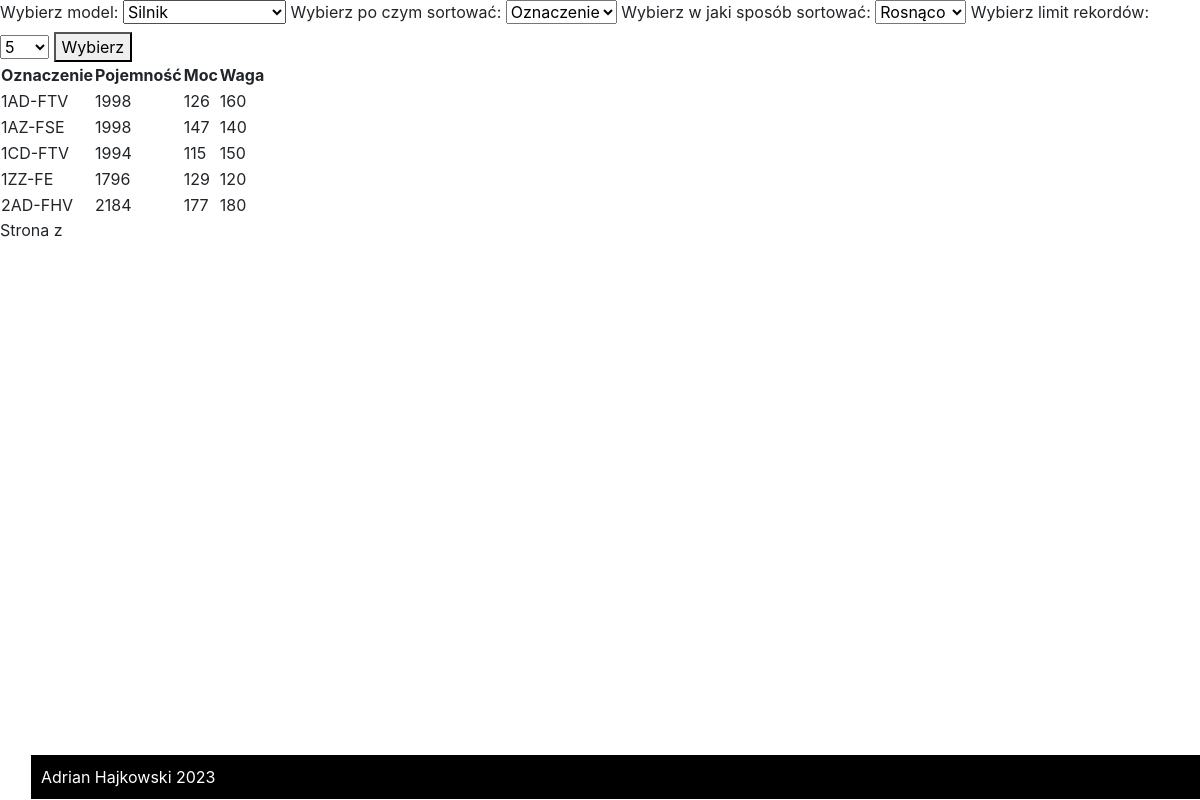
/show_data/, run on the app's committed database.
### myapp/models.py (models this page shows, shortened)
class Silnik(models.Model):
    oznaczenie = models.CharField(max_length=50, validators=[validate_not_empty])
    pojemnosc = models.IntegerField(validators=[validate_not_empty, validate_greater_than_zero])
    moc = models.IntegerField(validators=[validate_not_empty, validate_greater_than_zero])
    waga = models.IntegerField(validators=[validate_not_empty, validate_greater_than_zero])
    objects = models.Manager()
    class Meta:
        verbose_name = "Silnik"
        verbose_name_plural = "Silniki"
        ordering = ['oznaczenie']

### myapp/views.py (the view)
def show_data(request):
    selected_model = request.GET.get('model', 'Silnik')
    sort_field = request.GET.get('sort_by', 'oznaczenie')
    sort_order = request.GET.get('sort_order', 'asc')
    limit = int(request.GET.get('limit', 5))
    page = int(request.GET.get('page', 1))
    Silniki = Silnik.objects.all()
    ModeleSamochodow = ModelSamochodu.objects.all()
    Samochody = Samochod.objects.all()
    if(selected_model == 'Silnik'):
        if sort_order == 'asc':
            Silniki = Silniki.order_by(sort_field)
        else:
            Silniki = Silniki.order_by(f'-{sort_field}')
    if(selected_model == 'ModelSamochodu'):
        if sort_order == 'asc':
            ModeleSamochodow = ModeleSamochodow.order_by(sort_field)
        else:
            ModeleSamochodow = ModeleSamochodow.order_by(f'-{sort_field}')
    if(selected_model == 'Samochod'):
        if sort_order == 'asc':
            Samochody = Samochody.order_by(sort_field)
        else:
            Samochody = Samochody.order_by(f'-{sort_field}')
    start_index = (page - 1) * limit
    end_index = start_index + limit
    Silniki = Silniki[start_index:end_index]
    ModeleSamochodow = ModeleSamochodow[start_index:end_index]
    Samochody = Samochody[start_index:end_index]
    context = {
        'selected_model': selected_model,
        'sort_field': sort_field,
        'sort_order': sort_order,
        'limit': limit,
        'queryset': None,  # Placeholder, które zostanie uzupełnione odpowiednim modelem
    }
    if selected_model == 'Silnik':
        context['queryset'] = Silniki
    elif selected_model == 'ModelSamochodu':
        context['queryset'] = ModeleSamochodow
    elif selected_model == 'Samochod':
        context['queryset'] = Samochody
    return render(request, 'show_data.html', context)

### templates/show_data.html (shortened to what this page needs)
{% extends 'base.html' %}
{% load custom_filters %}
{% block content %}
    <form method="GET">
        <label for="model">Wybierz model:</label>
        <select name="model" id="model" onchange="updateSortOptions()">
            <option value="Silnik" {% if selected_model == 'Silnik' %}selected{% endif %}>Silnik</option>
        </select>
        <label for="sort_by">Wybierz po czym sortować:</label>
        <select name="sort_by" id="sort_by">
            {% if selected_model == 'Silnik' %}
                <option value="oznaczenie" {% if sort_field == 'oznaczenie' %}selected{% endif %}>Oznaczenie</option>
            {% elif selected_model == 'ModelSamochodu' %}
                <option value="model" {% if sort_field == 'model' %}selected{% endif %}>Model</option>
                <option value="rodzaj" {% if sort_field == 'rodzaj' %}selected{% endif %}>Typ Pojazdu</option>
                <option value="silnik" {% if sort_field == 'silnik' %}selected{% endif %}>Silnik</option>
            {% endif %}
        </select>
        <label for="sort_order">Wybierz w jaki sposób sortować:</label>
        <select name="sort_order" id="sort_order">
            <option value="asc" {% if sort_order == 'asc' %}selected{% endif %}>Rosnąco</option>
        </select>
        <label for="limit">Wybierz limit rekordów:</label>
        <select name="limit" id="limit">
            <option value="5" {% if limit == '5' %}selected{% endif %}>5</option>
        </select>
        <button type="submit">Wybierz</button>
    </form>
    {% if queryset %}
        <table>
            <tr>
                {% if selected_model == 'Silnik' %}
                    <th>Oznaczenie</th>
                    <th>Pojemność</th>
                    <th>Moc</th>
                    <th>Waga</th>
                {% elif selected_model == 'Samochod' %}
                    <th>Model Samochodu</th>
                    <th>Silnik</th>
                    <th>Tablica Rejestracyjna</th>
                    <th>Kolor</th>
                    <th>Rok Produkcji</th>
                {% elif selected_model == 'ModelSamochodu' %}
                    <th>Model</th>
                    <th>Typ Pojazdu</th>
                    <th>Silnik</th>
                {% endif %}
            </tr>
            {% for item in queryset %}
                <tr>
                    {% if selected_model == 'Silnik' %}
                        <td>{{ item.oznaczenie }}</td>
                        <td>{{ item.pojemnosc }}</td>
                        <td>{{ item.moc }}</td>
                        <td>{{ item.waga }}</td>
                    {% elif selected_model == 'Samochod' %}
                        <td>{{ item.model_samochodu }}</td>
                        <td>{{ item.silnik }}</td>
                        <td>{{ item.tablica_rejestracyjna }}</td>
                        <td>{{ item.kolor }}</td>
                        <td>{{ item.rok_produkcji }}</td>
                    {% endif %}
                </tr>
            {% endfor %}
        </table>
        <div id="pagination">
            Strona  z {{ queryset.paginator.num_pages }}
        </div>
    {% else %}
        <p>Brak danych do wyświetlenia.</p>
    {% endif %}
{% endblock %}

### data on the page
Silnik: oznaczenie "1AD-FTV", pojemnosc "1998", moc "126", waga "160"
Silnik: oznaczenie "1AZ-FSE", pojemnosc "1998", moc "147", waga "140"
Silnik: oznaczenie "1CD-FTV", pojemnosc "1994", moc "115", waga "150"
Silnik: oznaczenie "1ZZ-FE", pojemnosc "1796", moc "129", waga "120"
Silnik: oznaczenie "2AD-FHV", pojemnosc "2184", moc "177", waga "180"
